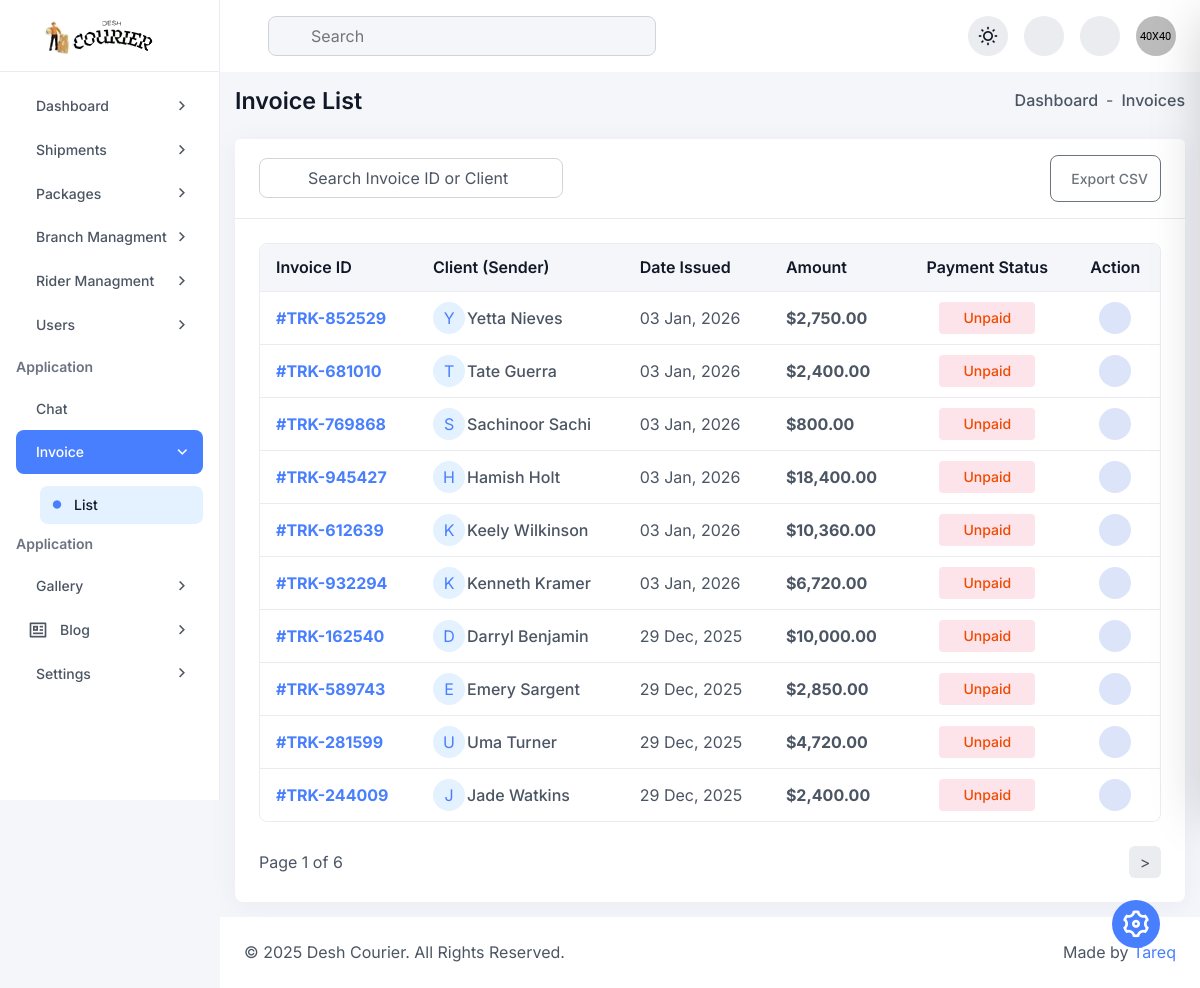
/admin/invoice-list.php (signed in), run on the app's committed database.
### tables this page shows
CREATE TABLE `parcels` (
  `parcel_id` int(11) NOT NULL,
  `tracking_number` varchar(50) NOT NULL,
  `parcel_type` enum('Parcel','Document') DEFAULT 'Parcel',
  `sender_name` varchar(100) NOT NULL,
  `sender_phone` varchar(20) NOT NULL,
  `sender_address` text NOT NULL,
  `receiver_name` varchar(100) NOT NULL,
  `receiver_phone` varchar(20) NOT NULL,
  `receiver_address` text NOT NULL,
  `weight_kg` decimal(5,2) DEFAULT NULL,
  `delivery_type` enum('standard','express','same_day') DEFAULT 'standard',
  `price` decimal(10,2) NOT NULL,
  `payment_method` varchar(50) DEFAULT 'Cash (Receiver)',
  `current_status` enum('pending','picked_up','in_transit','out_for_delivery','delivered','returned','cancelled') DEFAULT 'pending',
  `assigned_courier_id` int(11) DEFAULT NULL,
  `branch_id` int(11) DEFAULT NULL,
  `created_at` timestamp NOT NULL DEFAULT current_timestamp(),
  `updated_at` timestamp NOT NULL DEFAULT current_timestamp() ON UPDATE current_timestamp(),
  `payment_status` varchar(20) DEFAULT 'Unpaid'
);

### admin/invoice-list.php (the view, shortened to what this page needs)
<?php
require 'db.php';
$limit = 10;
$page = isset($_GET['page']) ? (int)$_GET['page'] : 1;
$offset = ($page - 1) * $limit;
$search = $_GET['search'] ?? '';
$sql = "SELECT * FROM parcels WHERE 1=1";
$params = [];
$count_stmt = $pdo->prepare($sql);
$count_stmt->execute($params);
$total_rows = $count_stmt->rowCount();
$total_pages = ceil($total_rows / $limit);
$sql .= " ORDER BY created_at DESC LIMIT :limit OFFSET :offset";
$stmt = $pdo->prepare($sql);
$stmt->bindValue(':limit', $limit, PDO::PARAM_INT);
$stmt->bindValue(':offset', $offset, PDO::PARAM_INT);
$stmt->execute();
$invoices = $stmt->fetchAll(PDO::FETCH_ASSOC);
include 'inc/header.php';
?>
<div class="dashboard-main-body">
    <div class="d-flex flex-wrap align-items-center justify-content-between gap-3 mb-24">
        <h6 class="fw-semibold mb-0">Invoice List</h6>
        <ul class="d-flex align-items-center gap-2">
            <li class="fw-medium"><a href="index.html" class="hover-text-primary">Dashboard</a></li>
            <li>-</li>
            <li class="fw-medium">Invoices</li>
        </ul>
    </div>
    <div class="card h-100 p-0 radius-12">
        <div class="card-header border-bottom bg-base py-16 px-24 d-flex align-items-center flex-wrap gap-3 justify-content-between">
            <div class="d-flex align-items-center flex-wrap gap-3">
                <form class="navbar-search" method="GET">
                    <div class="position-relative">
                        <input type="text" class="bg-base h-40-px w-auto form-control ps-5" name="search" value="<?= htmlspecialchars($search) ?>" placeholder="Search Invoice ID or Client">
                    </div>
                </form>
            </div>
            <button type="button" class="btn btn-outline-secondary text-sm btn-sm px-12 py-12 radius-8 d-flex align-items-center gap-2">
                Export CSV
            </button>
        </div>
        <div class="card-body p-24">
            <div class="table-responsive scroll-sm">
                <table class="table bordered-table sm-table mb-0">
                    <thead>
                        <tr>
                            <th scope="col">Invoice ID</th>
                            <th scope="col">Client (Sender)</th>
                            <th scope="col">Date Issued</th>
                            <th scope="col">Amount</th>
                            <th scope="col" class="text-center">Payment Status</th>
                            <th scope="col" class="text-center">Action</th>
                        </tr>
                    </thead>
                    <tbody>
                        <?php foreach($invoices as $inv): ?>
                        <tr>
                            <td>
                                <a href="invoice.php?id=<?= $inv['parcel_id'] ?>" target="_blank" class="text-primary-600 fw-bold hover-text-primary">
                                    #<?= htmlspecialchars($inv['tracking_number']) ?>
                                </a>
                            </td>
                            <td>
                                <div class="d-flex align-items-center">
                                    <div class="w-32-px h-32-px rounded-circle bg-primary-50 text-primary-600 d-flex align-items-center justify-content-center me-2">
                                        <?= strtoupper(substr($inv['sender_name'], 0, 1)) ?>
                                    </div>
                                    <span class="text-md fw-medium"><?= htmlspecialchars($inv['sender_name']) ?></span>
                                </div>
                            </td>
                            <td><?= date('d M, Y', strtotime($inv['created_at'])) ?></td>
                            <td class="fw-bold">$<?= number_format($inv['price'], 2) ?></td>
                            <td class="text-center">
                                <?php
                                    $status = ($inv['current_status'] == 'delivered') ? 'Paid' : 'Unpaid';
                                    $badge = ($status == 'Paid') ? 'bg-success-focus text-success-main' : 'bg-danger-focus text-danger-main';
                                ?>
                                <span class="<?= $badge ?> px-24 py-4 radius-4 fw-medium text-sm">
                                    <?= $status ?>
                                </span>
                            </td>
                            <td class="text-center">
                                <div class="d-flex align-items-center gap-10 justify-content-center">
                                    <a href="invoice.php?id=<?= $inv['parcel_id'] ?>" download title="Download" class="bg-info-focus text-info-600 w-32-px h-32-px d-flex justify-content-center align-items-center rounded-circle">
                                    </a>
                                </div>
                            </td>
                        </tr>
                        <?php endforeach; ?>
                    </tbody>
                </table>
            </div>
            <div class="d-flex align-items-center justify-content-between flex-wrap gap-2 mt-24">
                <span>Page <?= $page ?> of <?= $total_pages ?></span>
                <ul class="pagination d-flex flex-wrap align-items-center gap-2 justify-content-center">
                    <?php if($page < $total_pages): ?>
                        <li class="page-item"><a class="page-link bg-neutral-200 text-secondary-light radius-8 border-0 h-32-px w-32-px d-flex align-items-center justify-content-center" href="?page=<?= $page+1 ?>&search=<?= $search ?>">></a></li>
                    <?php endif; ?>
                </ul>
            </div>
        </div>
    </div>
</div>
<?php include 'inc/footer.php'; ?>

### data on the page
parcels: tracking_number "TRK-852529", sender_name "Y", sender_name "Yetta Nieves", created_at "03 Jan, 2026", price "2,750.00", current_status "Unpaid"
parcels: tracking_number "TRK-681010", sender_name "T", sender_name "Tate Guerra", created_at "03 Jan, 2026", price "2,400.00", current_status "Unpaid"
parcels: tracking_number "TRK-769868", sender_name "S", sender_name "Sachinoor Sachi", created_at "03 Jan, 2026", price "800.00", current_status "Unpaid"
parcels: tracking_number "TRK-945427", sender_name "H", sender_name "Hamish Holt", created_at "03 Jan, 2026", price "18,400.00", current_status "Unpaid"
parcels: tracking_number "TRK-612639", sender_name "K", sender_name "Keely Wilkinson", created_at "03 Jan, 2026", price "10,360.00", current_status "Unpaid"
parcels: tracking_number "TRK-932294", sender_name "K", sender_name "Kenneth Kramer", created_at "03 Jan, 2026", price "6,720.00", current_status "Unpaid"
parcels: tracking_number "TRK-162540", sender_name "D", sender_name "Darryl Benjamin", created_at "29 Dec, 2025", price "10,000.00", current_status "Unpaid"
parcels: tracking_number "TRK-589743", sender_name "E", sender_name "Emery Sargent", created_at "29 Dec, 2025", price "2,850.00", current_status "Unpaid"
parcels: tracking_number "TRK-281599", sender_name "U", sender_name "Uma Turner", created_at "29 Dec, 2025", price "4,720.00", current_status "Unpaid"
parcels: tracking_number "TRK-244009", sender_name "J", sender_name "Jade Watkins", created_at "29 Dec, 2025", price "2,400.00", current_status "Unpaid"

### other printed values
$page "1"
$total_pages "6"
